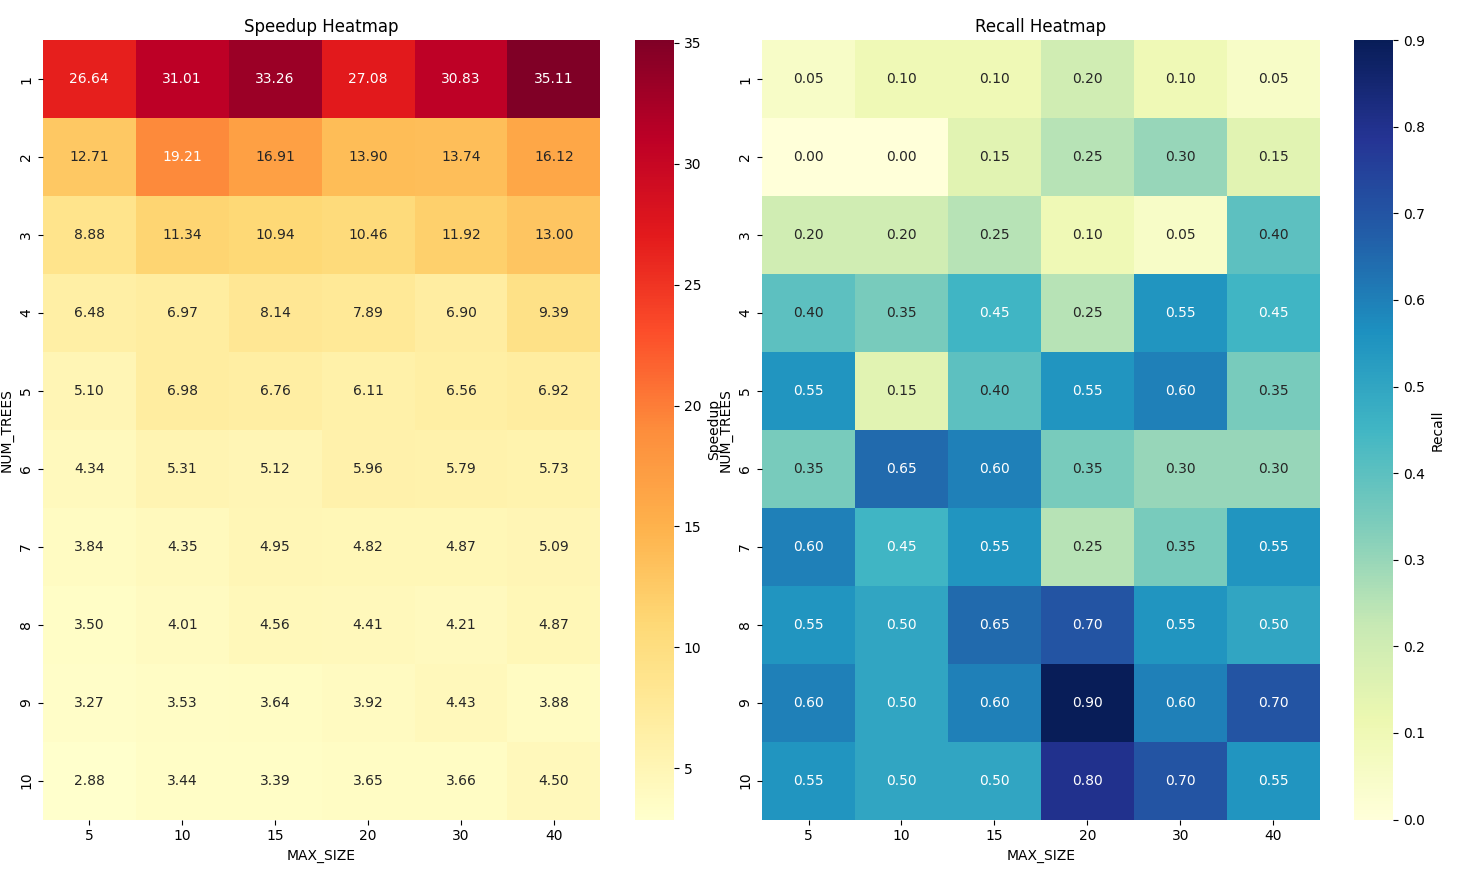

Source code (Python):
import json
import matplotlib.pyplot as plt
import seaborn as sns
import pandas as pd
import numpy as np


with open('data.json', 'r') as f:
    data = json.load(f)

# Convert the data to a pandas DataFrame
df = pd.DataFrame(data.values())
df['Speedup'] = df['Speedup'].str.rstrip('x').astype(float)
speedup_pivot = df.pivot(index='NUM_TREES', columns='MAX_SIZE', values='Speedup')
recall_pivot = df.pivot(index='NUM_TREES', columns='MAX_SIZE', values='Recall')
fig, (ax1, ax2) = plt.subplots(1, 2, figsize=(20, 8))

# Create heatmap for Speedup
sns.heatmap(speedup_pivot, ax=ax1, cmap='YlOrRd', annot=True, fmt='.2f', cbar_kws={'label': 'Speedup'})
ax1.set_title('Speedup Heatmap')
ax1.set_xlabel('MAX_SIZE')
ax1.set_ylabel('NUM_TREES')

# Create heatmap for Recall
sns.heatmap(recall_pivot, ax=ax2, cmap='YlGnBu', annot=True, fmt='.2f', cbar_kws={'label': 'Recall'})
ax2.set_title('Recall Heatmap')
ax2.set_xlabel('MAX_SIZE')
ax2.set_ylabel('NUM_TREES')

plt.tight_layout()
plt.show()
